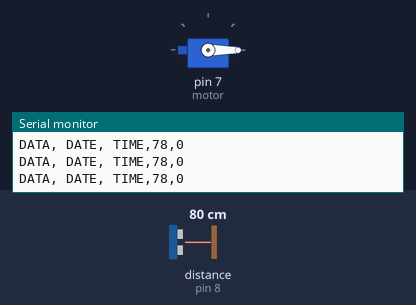
This sketch was run on a simulated Arduino Uno, built with avr-gcc and run on an emulated ATmega328P. Parts: servo, the last lines printed to the serial monitor. Wiring (inferred from the names in the program): ultrasonic range finder: trigger pin 9; echo pin 8. Inputs (shaded band) come from the test bench; at power-on: distance to the obstacle (sensor on pin 8) 80 cm. The echo pulse lasts 58.3 µs per cm.

Above: at 1.2 s.
1.3 s: distance to the obstacle (sensor on pin 8) set to 7 cm
4.3 s: distance to the obstacle (sensor on pin 8) set to 4 cm
At 4.7 s:
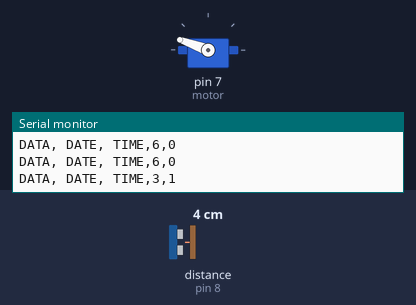
7.3 s: distance to the obstacle (sensor on pin 8) set to 9 cm
At 7.8 s:
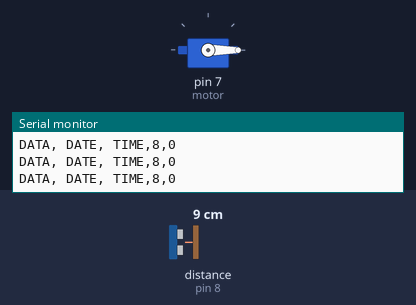
8.8 s: distance to the obstacle (sensor on pin 8) set to 2 cm
At 10.1 s:
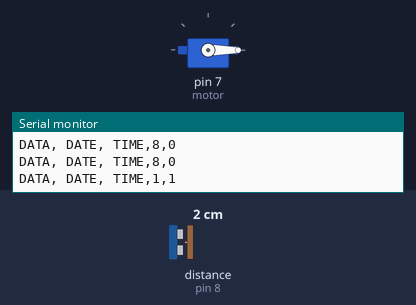
Timing chart, 0 to 12.8 s (numbered marks = the images above; inputs shaded):
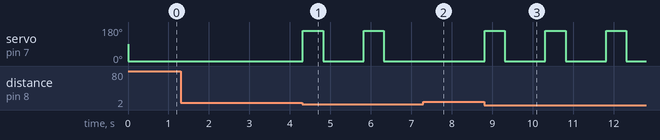

Measured:
- the behaviour switches between 6 and 5 cm on distance to the obstacle (sensor on pin 8) (found by bisection; images 0 and 1)
- after the input at 4.3 s, servo on pin 7 (motor): alternates 160° for 0.50 s and 0° for 1.0 s, starting at once
- after the input at 7.3 s, servo on pin 7 (motor): stays 0° (without the input it goes to 160° after 0.03 s)
- after the input at 8.8 s, servo on pin 7 (motor): alternates 160° for 0.50 s and 0° for 1.0 s, starting at once

The sketch:

sanitizer.ino
```cpp
#include <Servo.h>

const int trigger = 9;
const int echo = 8;
long timeperiod;
int distance;
Servo motor;
void setup()
{
motor.attach(7);
pinMode(trigger, OUTPUT);
pinMode(echo, INPUT);
Serial.begin(9600);
Serial.println("LABEL,Date, Time,Distance (in cm),Servomotor Status");
}

void loop()
{
Serial.print("DATA, DATE, TIME,");
distance = getdistance();
Serial.print(distance);
Serial.print(",");
motor.write(0);
if ( distance < 5)
{ motor.attach(7);
motor.write(160);
Serial.println(1);
delay(500);
motor.write(0);
delay(1000);

}
else
{
motor.detach();
Serial.println(0);
}
}

int getdistance(){

digitalWrite(trigger, LOW);
delayMicroseconds(5);
digitalWrite(trigger, HIGH);
delayMicroseconds(10);
digitalWrite(trigger, LOW);
timeperiod = pulseIn(echo, HIGH);
distance= timeperiod*0.034/2;
return distance;
}
```
